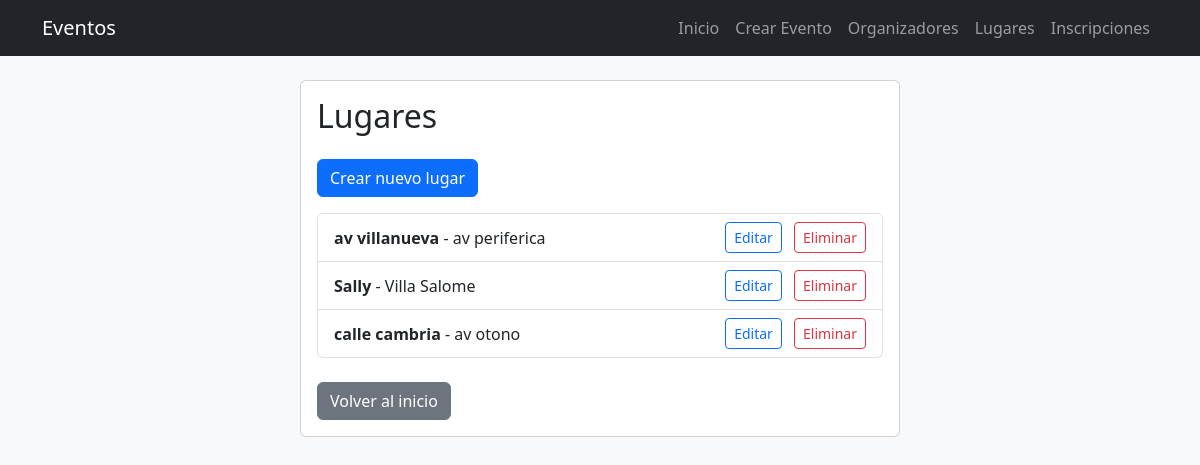
Screenshot of /lugares/ with the database file from the repository.
### eventos/models.py (models this page shows, shortened)
class Lugar(models.Model):
    nombre = models.CharField(max_length=100)
    direccion = models.TextField()

### eventos/views.py (the view)
# urls.py: path('lugares/', views.lista_lugares, name='lista_lugares'),
def lista_lugares(request):
    lugares = Lugar.objects.all()
    return render(request, 'eventos/lista_lugares.html', {'lugares': lugares})

### eventos/templates/eventos/lista_lugares.html (shortened to what this page needs)
{% extends "eventos/base.html" %}
{% block content %}
<div class="card mx-auto" style="max-width: 600px">
  <div class="card-body">
    <h2 class="card-title mb-4">Lugares</h2>
    <a href="{% url 'crear_lugar' %}" class="btn btn-primary mb-3">Crear nuevo lugar</a>
    {% if lugares %}
    <ul class="list-group">
      {% for lugar in lugares %}
      <li class="list-group-item d-flex justify-content-between align-items-center">
        <div>
          <strong>{{ lugar.nombre }}</strong> - {{ lugar.direccion }}
        </div>
        <div>
          <a href="{% url 'editar_lugar' lugar.id %}" class="btn btn-sm btn-outline-primary me-2">Editar</a>
          <a href="{% url 'eliminar_lugar' lugar.id %}" class="btn btn-sm btn-outline-danger">Eliminar</a>
        </div>
      </li>
      {% endfor %}
    </ul>
    {% else %}
    <p>No hay lugares registrados.</p>
    {% endif %}
    <a href="/" class="btn btn-secondary mt-4">Volver al inicio</a>
  </div>
</div>
{% endblock %}

### rows the page displays
Lugar: nombre "av villanueva", direccion "av periferica"
Lugar: nombre "Sally", direccion "Villa Salome"
Lugar: nombre "calle cambria", direccion "av otono"
